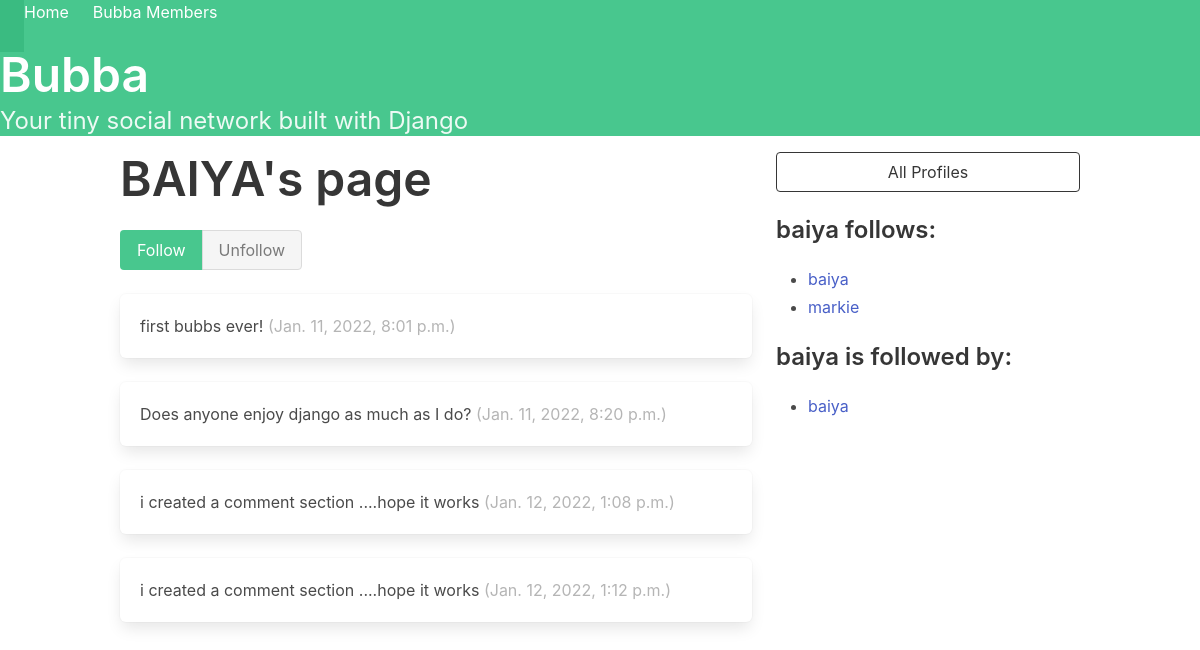
The app's page /profile/6, older data.
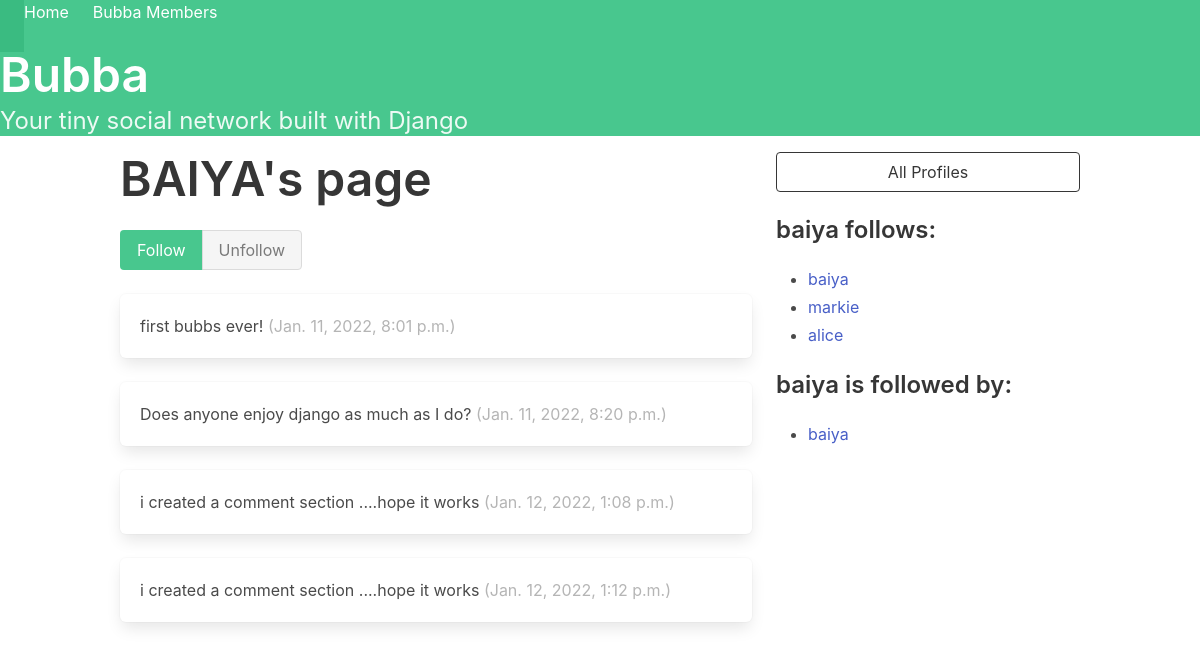
The same page, newer data.
### bubba/models.py (models this page shows, shortened)
class Bubbas(models.Model):
    user=models.ForeignKey(User,related_name="bubbs",on_delete=models.DO_NOTHING)
    body=models.CharField(max_length=140)
    created_at=models.DateTimeField(auto_now_add=True)

class Profile(models.Model):
    user=models.OneToOneField(User,on_delete=models.CASCADE)
    follows=models.ManyToManyField(
        "self",
        related_name="followed_by",
        symmetrical=False,#users can follow someone without them following back
        blank=True #users don't need to follow anyone
    )
    def __str__(self):
        return self.user.username

### bubba/views.py (the view, shortened to what this page needs)
# urls.py: path("profile/<int:pk>",profile,name="profile"),
def profile(request,pk):
    profile=Profile.objects.get(pk=pk)
    context={'profile':profile}
    return render(request,"bubba/profile.html",context)

### bubba/templates/bubba/profile.html (shortened to what this page needs)
{% extends 'base.html' %}
{% block content %}
<div class="column">
    <div class="block">
    <h1 class="title is-1">
        {{profile.user.username|upper}}'s page
    </h1>
    <form method="post">
        <div class="buttons has-addons">
            {% if profile in user.profile.follows.all %}
            <button class="button is-success is-static">Follow</button>
            <button class="button is-danger"name="follow" value="unfollow">Unfollow</button>
        {% else %}
            <button class="button is-success"name="follow" value="follow">Follow</button>
            <button class="button is-danger is-static">Unfollow</button>
        {% endif %}
        </div>
    </form>
</div>
<div class="content">
    {% for bubb in profile.user.bubbs.all %}
        <div class="box">
            {{ bubb.body }}
            <span class="is-small has-text-grey-light">
                ({{ bubb.created_at }})
            </span>
        </div>
    {% endfor %}
</div>
</div>
<div class="column is-one-third">
    <div class="block">
        <a href="/profile_list/">
            <button class="button is-dark is-outlined is-fullwidth">
                All Profiles
            </button>
        </a>
    </div>
    <div class="block">
        <h3 class="title is-4">
            {{profile.user.username}} follows:
        </h3>
        <div class="content">
            <ul>
            {% for following in profile.follows.all %}
                <li>
                    <a href="{% url 'profile' following.id %}">
                        {{ following }}
                    </a>
                </li>
            {% endfor %}
            </ul>
        </div>
    </div>
    <div class="block">
        <h3 class="title is-4">
            {{profile.user.username}} is followed by:
        </h3>
        <div class="content">
            <ul>
            {% for follower in profile.followed_by.all %}
                <li>
                    <a href="{% url 'profile' follower.id %}">
                        {{ follower }}
                    </a>
                </li>
            {% endfor %}
            </ul>
        </div>
    </div>
</div>
{% endblock content %}

Row changes from the older to the newer data that the page shows:
added Profile: user.username "alice", shown under "baiya follows:"
